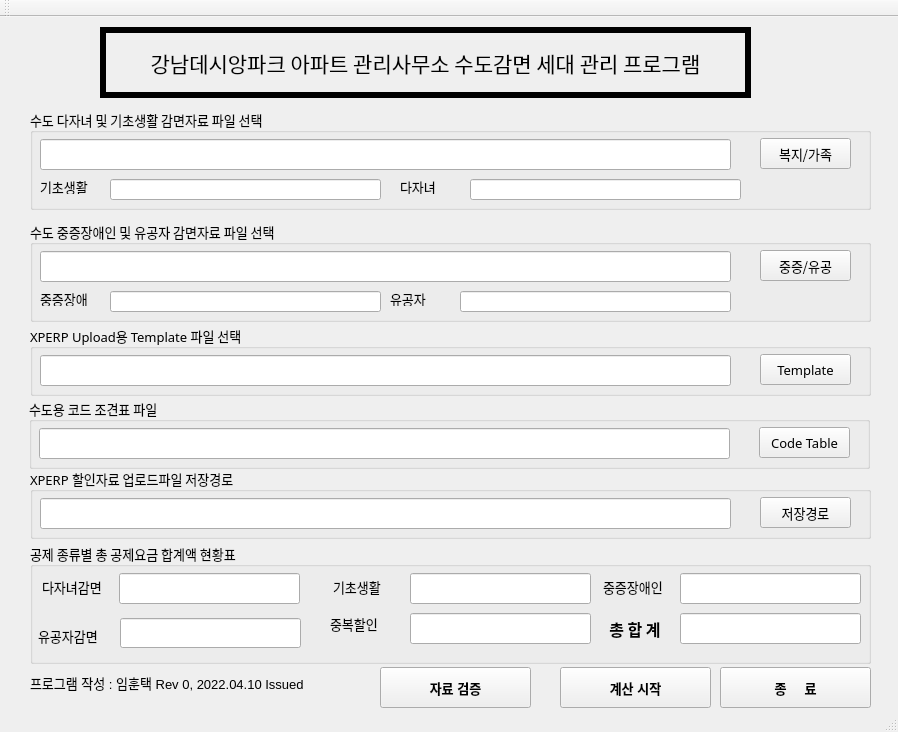
<?xml version="1.0" encoding="UTF-8"?>
<ui version="4.0">
 <class>MainWindow</class>
 <widget class="QMainWindow" name="MainWindow">
  <property name="geometry">
   <rect>
    <x>0</x>
    <y>0</y>
    <width>898</width>
    <height>732</height>
   </rect>
  </property>
  <property name="font">
   <font>
    <pointsize>10</pointsize>
    <weight>50</weight>
    <bold>false</bold>
   </font>
  </property>
  <property name="windowTitle">
   <string>MainWindow</string>
  </property>
  <property name="autoFillBackground">
   <bool>true</bool>
  </property>
  <widget class="QWidget" name="centralwidget">
   <widget class="QLabel" name="label">
    <property name="geometry">
     <rect>
      <x>100</x>
      <y>10</y>
      <width>651</width>
      <height>71</height>
     </rect>
    </property>
    <property name="font">
     <font>
      <family>HY헤드라인M</family>
      <pointsize>16</pointsize>
     </font>
    </property>
    <property name="autoFillBackground">
     <bool>true</bool>
    </property>
    <property name="frameShape">
     <enum>QFrame::Panel</enum>
    </property>
    <property name="frameShadow">
     <enum>QFrame::Plain</enum>
    </property>
    <property name="lineWidth">
     <number>6</number>
    </property>
    <property name="midLineWidth">
     <number>0</number>
    </property>
    <property name="text">
     <string>강남데시앙파크 아파트 관리사무소 수도감면 세대 관리 프로그램</string>
    </property>
    <property name="alignment">
     <set>Qt::AlignCenter</set>
    </property>
   </widget>
   <widget class="QGroupBox" name="groupBox">
    <property name="geometry">
     <rect>
      <x>30</x>
      <y>92</y>
      <width>841</width>
      <height>101</height>
     </rect>
    </property>
    <property name="font">
     <font>
      <family>맑은 고딕</family>
      <pointsize>10</pointsize>
      <weight>50</weight>
      <bold>false</bold>
     </font>
    </property>
    <property name="title">
     <string>수도 다자녀 및 기초생활 감면자료 파일 선택</string>
    </property>
    <widget class="QLineEdit" name="lineEdit">
     <property name="geometry">
      <rect>
       <x>10</x>
       <y>30</y>
       <width>691</width>
       <height>31</height>
      </rect>
     </property>
    </widget>
    <widget class="QPushButton" name="pushButton">
     <property name="geometry">
      <rect>
       <x>730</x>
       <y>29</y>
       <width>91</width>
       <height>31</height>
      </rect>
     </property>
     <property name="text">
      <string>복지/가족</string>
     </property>
    </widget>
    <widget class="QLineEdit" name="lineEdit_9">
     <property name="geometry">
      <rect>
       <x>80</x>
       <y>70</y>
       <width>271</width>
       <height>21</height>
      </rect>
     </property>
    </widget>
    <widget class="QLabel" name="label_7">
     <property name="geometry">
      <rect>
       <x>10</x>
       <y>70</y>
       <width>64</width>
       <height>15</height>
      </rect>
     </property>
     <property name="text">
      <string>기초생활</string>
     </property>
    </widget>
    <widget class="QLabel" name="label_10">
     <property name="geometry">
      <rect>
       <x>370</x>
       <y>70</y>
       <width>64</width>
       <height>15</height>
      </rect>
     </property>
     <property name="text">
      <string>다자녀</string>
     </property>
    </widget>
    <widget class="QLineEdit" name="lineEdit_12">
     <property name="geometry">
      <rect>
       <x>440</x>
       <y>70</y>
       <width>271</width>
       <height>21</height>
      </rect>
     </property>
    </widget>
   </widget>
   <widget class="QGroupBox" name="groupBox_2">
    <property name="geometry">
     <rect>
      <x>30</x>
      <y>204</y>
      <width>841</width>
      <height>101</height>
     </rect>
    </property>
    <property name="font">
     <font>
      <family>맑은 고딕</family>
      <pointsize>10</pointsize>
      <weight>50</weight>
      <bold>false</bold>
     </font>
    </property>
    <property name="title">
     <string>수도 중증장애인 및 유공자 감면자료 파일 선택</string>
    </property>
    <widget class="QLineEdit" name="lineEdit_2">
     <property name="geometry">
      <rect>
       <x>10</x>
       <y>30</y>
       <width>691</width>
       <height>31</height>
      </rect>
     </property>
    </widget>
    <widget class="QPushButton" name="pushButton_2">
     <property name="geometry">
      <rect>
       <x>730</x>
       <y>29</y>
       <width>91</width>
       <height>31</height>
      </rect>
     </property>
     <property name="text">
      <string>중증/유공</string>
     </property>
    </widget>
    <widget class="QLineEdit" name="lineEdit_13">
     <property name="geometry">
      <rect>
       <x>80</x>
       <y>70</y>
       <width>271</width>
       <height>21</height>
      </rect>
     </property>
    </widget>
    <widget class="QLabel" name="label_11">
     <property name="geometry">
      <rect>
       <x>10</x>
       <y>70</y>
       <width>64</width>
       <height>15</height>
      </rect>
     </property>
     <property name="text">
      <string>중증장애</string>
     </property>
    </widget>
    <widget class="QLabel" name="label_12">
     <property name="geometry">
      <rect>
       <x>360</x>
       <y>70</y>
       <width>64</width>
       <height>15</height>
      </rect>
     </property>
     <property name="text">
      <string>유공자</string>
     </property>
    </widget>
    <widget class="QLineEdit" name="lineEdit_14">
     <property name="geometry">
      <rect>
       <x>430</x>
       <y>70</y>
       <width>271</width>
       <height>21</height>
      </rect>
     </property>
    </widget>
   </widget>
   <widget class="QGroupBox" name="groupBox_4">
    <property name="geometry">
     <rect>
      <x>30</x>
      <y>308</y>
      <width>841</width>
      <height>71</height>
     </rect>
    </property>
    <property name="font">
     <font>
      <family>맑은 고딕</family>
      <pointsize>10</pointsize>
      <weight>50</weight>
      <bold>false</bold>
     </font>
    </property>
    <property name="title">
     <string>XPERP Upload용 Template 파일 선택</string>
    </property>
    <widget class="QLineEdit" name="lineEdit_3">
     <property name="geometry">
      <rect>
       <x>10</x>
       <y>30</y>
       <width>691</width>
       <height>31</height>
      </rect>
     </property>
    </widget>
    <widget class="QPushButton" name="pushButton_4">
     <property name="geometry">
      <rect>
       <x>730</x>
       <y>29</y>
       <width>91</width>
       <height>31</height>
      </rect>
     </property>
     <property name="text">
      <string>Template</string>
     </property>
    </widget>
   </widget>
   <widget class="QGroupBox" name="groupBox_3">
    <property name="geometry">
     <rect>
      <x>30</x>
      <y>451</y>
      <width>841</width>
      <height>71</height>
     </rect>
    </property>
    <property name="font">
     <font>
      <family>맑은 고딕</family>
      <pointsize>10</pointsize>
      <weight>50</weight>
      <bold>false</bold>
     </font>
    </property>
    <property name="title">
     <string>XPERP 할인자료 업로드파일 저장경로</string>
    </property>
    <widget class="QLineEdit" name="lineEdit_4">
     <property name="geometry">
      <rect>
       <x>10</x>
       <y>30</y>
       <width>691</width>
       <height>31</height>
      </rect>
     </property>
    </widget>
    <widget class="QPushButton" name="pushButton_3">
     <property name="geometry">
      <rect>
       <x>730</x>
       <y>29</y>
       <width>91</width>
       <height>31</height>
      </rect>
     </property>
     <property name="text">
      <string>저장경로</string>
     </property>
    </widget>
   </widget>
   <widget class="QGroupBox" name="groupBox_5">
    <property name="geometry">
     <rect>
      <x>30</x>
      <y>526</y>
      <width>841</width>
      <height>121</height>
     </rect>
    </property>
    <property name="font">
     <font>
      <family>맑은 고딕</family>
      <pointsize>10</pointsize>
      <weight>50</weight>
      <bold>false</bold>
     </font>
    </property>
    <property name="title">
     <string>공제 종류별 총 공제요금 합계액 현황표</string>
    </property>
    <widget class="QLineEdit" name="lineEdit_5">
     <property name="geometry">
      <rect>
       <x>89</x>
       <y>30</y>
       <width>181</width>
       <height>31</height>
      </rect>
     </property>
    </widget>
    <widget class="QLabel" name="label_2">
     <property name="geometry">
      <rect>
       <x>12</x>
       <y>33</y>
       <width>71</width>
       <height>21</height>
      </rect>
     </property>
     <property name="text">
      <string>다자녀감면</string>
     </property>
    </widget>
    <widget class="QLabel" name="label_3">
     <property name="geometry">
      <rect>
       <x>303</x>
       <y>33</y>
       <width>71</width>
       <height>21</height>
      </rect>
     </property>
     <property name="text">
      <string>기초생활</string>
     </property>
    </widget>
    <widget class="QLineEdit" name="lineEdit_6">
     <property name="geometry">
      <rect>
       <x>380</x>
       <y>30</y>
       <width>181</width>
       <height>31</height>
      </rect>
     </property>
    </widget>
    <widget class="QLabel" name="label_4">
     <property name="geometry">
      <rect>
       <x>573</x>
       <y>33</y>
       <width>71</width>
       <height>21</height>
      </rect>
     </property>
     <property name="text">
      <string>중증장애인</string>
     </property>
    </widget>
    <widget class="QLineEdit" name="lineEdit_7">
     <property name="geometry">
      <rect>
       <x>650</x>
       <y>30</y>
       <width>181</width>
       <height>31</height>
      </rect>
     </property>
    </widget>
    <widget class="QLineEdit" name="lineEdit_8">
     <property name="geometry">
      <rect>
       <x>90</x>
       <y>75</y>
       <width>181</width>
       <height>30</height>
      </rect>
     </property>
    </widget>
    <widget class="QLabel" name="label_6">
     <property name="geometry">
      <rect>
       <x>8</x>
       <y>83</y>
       <width>71</width>
       <height>20</height>
      </rect>
     </property>
     <property name="font">
      <font>
       <pointsize>10</pointsize>
      </font>
     </property>
     <property name="text">
      <string>유공자감면</string>
     </property>
    </widget>
    <widget class="QLabel" name="label_8">
     <property name="geometry">
      <rect>
       <x>560</x>
       <y>70</y>
       <width>90</width>
       <height>31</height>
      </rect>
     </property>
     <property name="font">
      <font>
       <pointsize>12</pointsize>
       <weight>75</weight>
       <bold>true</bold>
      </font>
     </property>
     <property name="text">
      <string>총 합 계</string>
     </property>
     <property name="alignment">
      <set>Qt::AlignCenter</set>
     </property>
    </widget>
    <widget class="QLabel" name="label_9">
     <property name="geometry">
      <rect>
       <x>300</x>
       <y>70</y>
       <width>71</width>
       <height>21</height>
      </rect>
     </property>
     <property name="text">
      <string>중복할인</string>
     </property>
    </widget>
    <widget class="QLineEdit" name="lineEdit_10">
     <property name="geometry">
      <rect>
       <x>380</x>
       <y>70</y>
       <width>181</width>
       <height>31</height>
      </rect>
     </property>
    </widget>
    <widget class="QLineEdit" name="lineEdit_11">
     <property name="geometry">
      <rect>
       <x>650</x>
       <y>70</y>
       <width>181</width>
       <height>31</height>
      </rect>
     </property>
    </widget>
   </widget>
   <widget class="QLabel" name="label_5">
    <property name="geometry">
     <rect>
      <x>30</x>
      <y>650</y>
      <width>311</width>
      <height>31</height>
     </rect>
    </property>
    <property name="font">
     <font>
      <pointsize>10</pointsize>
     </font>
    </property>
    <property name="text">
     <string>프로그램 작성 : 임훈택 Rev 0, 2022.04.10 Issued</string>
    </property>
   </widget>
   <widget class="QPushButton" name="pushButton_5">
    <property name="geometry">
     <rect>
      <x>560</x>
      <y>650</y>
      <width>151</width>
      <height>41</height>
     </rect>
    </property>
    <property name="font">
     <font>
      <weight>75</weight>
      <bold>true</bold>
     </font>
    </property>
    <property name="text">
     <string>계산 시작</string>
    </property>
   </widget>
   <widget class="QPushButton" name="pushButton_6">
    <property name="geometry">
     <rect>
      <x>720</x>
      <y>650</y>
      <width>151</width>
      <height>41</height>
     </rect>
    </property>
    <property name="font">
     <font>
      <weight>75</weight>
      <bold>true</bold>
     </font>
    </property>
    <property name="text">
     <string>종     료</string>
    </property>
   </widget>
   <widget class="QPushButton" name="pushButton_7">
    <property name="geometry">
     <rect>
      <x>380</x>
      <y>650</y>
      <width>151</width>
      <height>41</height>
     </rect>
    </property>
    <property name="font">
     <font>
      <weight>75</weight>
      <bold>true</bold>
     </font>
    </property>
    <property name="text">
     <string>자료 검증</string>
    </property>
   </widget>
   <widget class="QGroupBox" name="groupBox_6">
    <property name="geometry">
     <rect>
      <x>29</x>
      <y>381</y>
      <width>841</width>
      <height>71</height>
     </rect>
    </property>
    <property name="font">
     <font>
      <family>맑은 고딕</family>
      <pointsize>10</pointsize>
      <weight>50</weight>
      <bold>false</bold>
     </font>
    </property>
    <property name="title">
     <string>수도용 코드 조견표 파일</string>
    </property>
    <widget class="QLineEdit" name="lineEdit_15">
     <property name="geometry">
      <rect>
       <x>10</x>
       <y>30</y>
       <width>691</width>
       <height>31</height>
      </rect>
     </property>
    </widget>
    <widget class="QPushButton" name="pushButton_8">
     <property name="geometry">
      <rect>
       <x>730</x>
       <y>29</y>
       <width>91</width>
       <height>31</height>
      </rect>
     </property>
     <property name="text">
      <string>Code Table</string>
     </property>
    </widget>
   </widget>
  </widget>
  <widget class="QStatusBar" name="statusbar"/>
  <widget class="QToolBar" name="toolBar">
   <property name="windowTitle">
    <string>toolBar</string>
   </property>
   <attribute name="toolBarArea">
    <enum>TopToolBarArea</enum>
   </attribute>
   <attribute name="toolBarBreak">
    <bool>false</bool>
   </attribute>
  </widget>
 </widget>
 <resources/>
 <connections/>
</ui>
